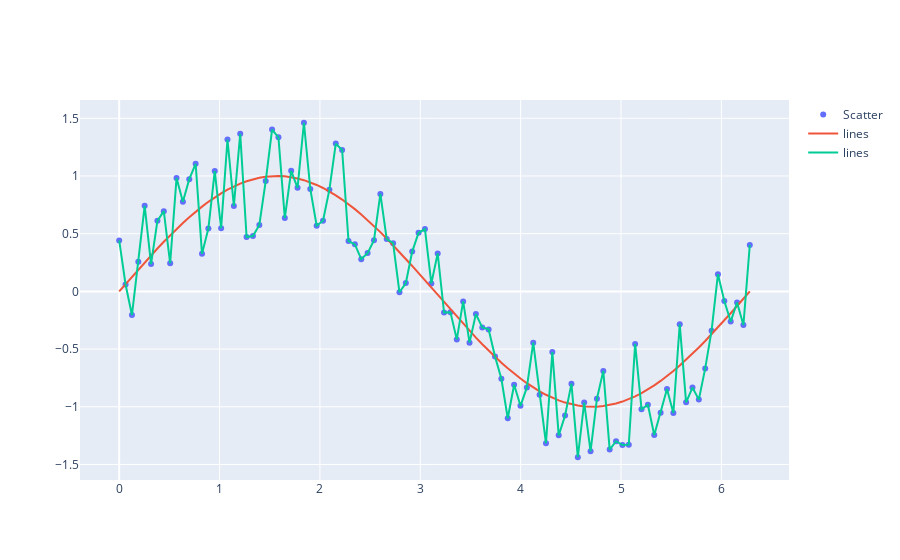

The notebook cell saved with this chart:
### Code cell
f.add_trace(go.Scatter(x=x, y=np.sin(x),mode='lines',name='lines'))
f.add_trace(go.Scatter(x=x, y=y,mode='lines',name='lines'))
